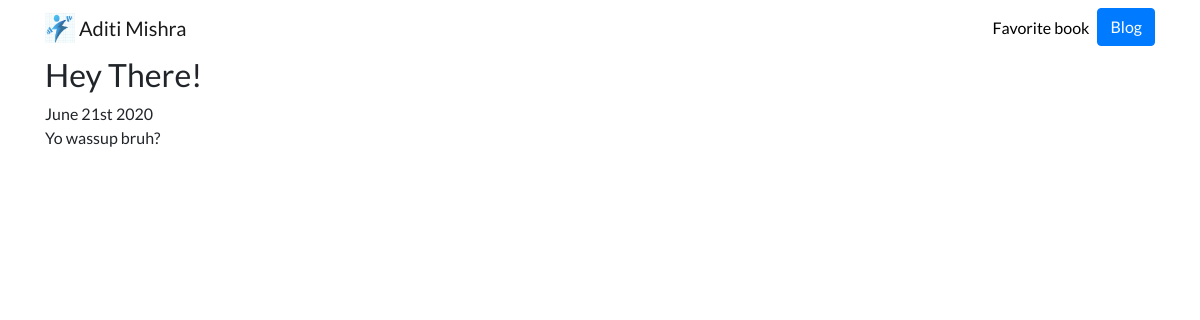
Page /blog/9 on the earlier database version.
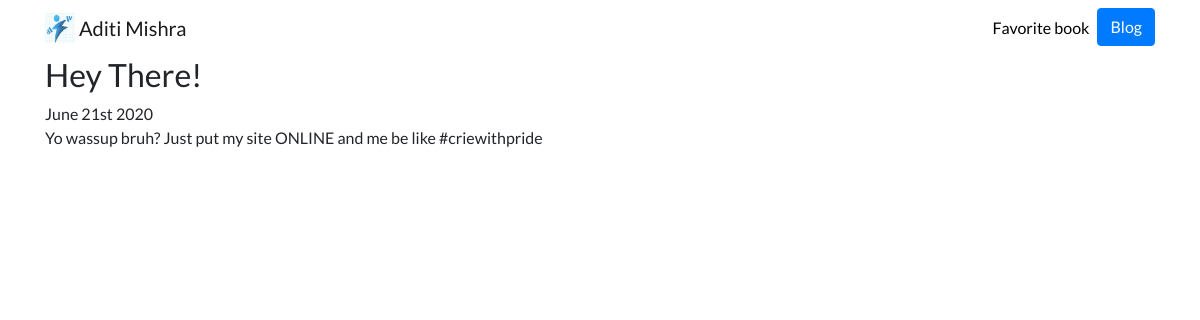
Same page on the later database version.
### blog/models.py (models this page shows, shortened)
class Blog(models.Model):
	title = models.CharField(max_length=200)
	description = models.TextField()
	date = models.DateField()

### blog/views.py (the view)
# urls.py: path('<int:blog_id>', views.detail, name='detail'),
def detail(request, blog_id):
	blog = get_object_or_404(Blog, pk=blog_id)
	return render(request, 'blog/detail.html', {'blog':blog})

### blog/templates/blog/detail.html
{% extends 'portfolio/base.html' %}
{% block content %}
<h2>{{ blog.title }}<br></h2>
{{ blog.date|date:'F jS Y' }}<br>
{{ blog.description|safe }}<br>
{% endblock %}

Differences in the rows shown:
changed Blog "Hey There!": description "Yo wassup bruh?" → "Yo wassup bruh? Just put my site ONLINE and me be like #criewithpride"
